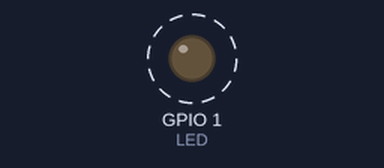
Simulated run of this sketch. Board: ESP32. On the bench: output pins drawn as LEDs (lit = HIGH). Dashed ring = blinking. What the sketch prints to the serial monitor is not drawn.

Above: at 0.1 s.
Timing chart, 0 to 3.0 s (numbered marks = the images above):
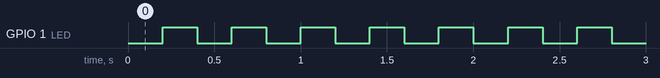

Measured:
- by itself, GPIO 1 (LED): alternates HIGH for 0.20 s and LOW for 0.20 s

The sketch:

joonas-workshop-jer-win.ino
```cpp
#define LED 1

void setup() {
  // put your setup code here, to run once:
  pinMode(LED, OUTPUT);
  digitalWrite(LED, LOW);

  Serial.begin(115200);
  Serial.println("Start blinky");
}

void loop() {
  // put your main code here, to run repeatedly:
  ledON();
  delay(200);

  ledOFF();
  delay(200);
}

void ledON() {
  Serial.println("LED ON");
  digitalWrite(LED, LOW);
}

void ledOFF() {
  Serial.println("LED OFF");
  digitalWrite(LED, HIGH);
}
```
